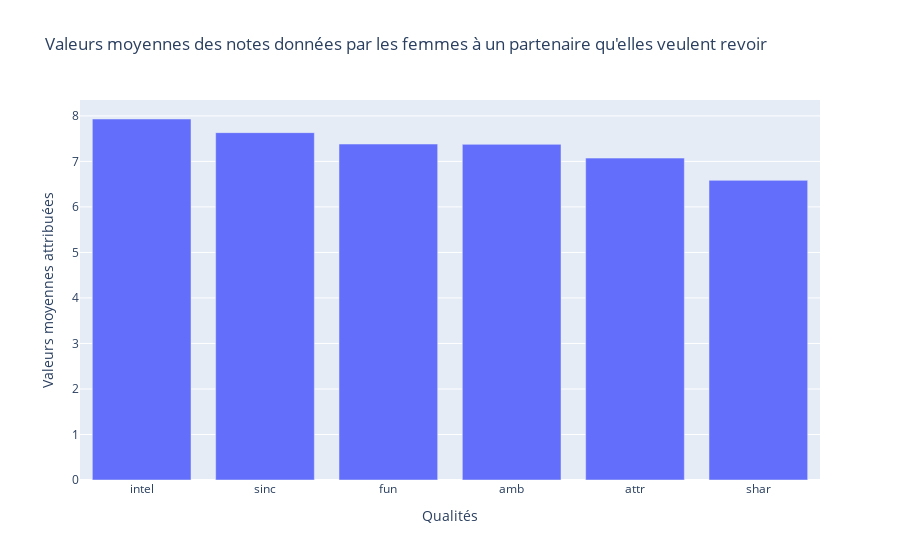

This figure's notebook cell:
### Code cell
#Graphique
fig = px.bar(
    moyennes_dec1,
    x='colonnes',
    y='valeurs_moyennes',
    title="Valeurs moyennes des notes données par les femmes à un partenaire qu'elles veulent revoir",
    labels={'colonnes': 'Qualités', 'valeurs_moyennes': 'Valeurs moyennes attribuées'}    
)
fig.show()

### Figure 1 — Plotly figure (JSON) as saved in the notebook; plotly's stock layout.template omitted (floating-point values rounded to 4 significant figures)
{"data": [{"hovertemplate": "Qualités=%{x}<br>Valeurs moyennes attribuées=%{y}<extra></extra>", "legendgroup": "", "marker": {"color": "#636efa", "pattern": {"shape": ""}}, "name": "", "orientation": "v", "showlegend": false, "textposition": "auto", "type": "bar", "x": ["intel", "sinc", "fun", "amb", "attr", "shar"], "xaxis": "x", "y": [7.932, 7.633, 7.382, 7.375, 7.073, 6.584], "yaxis": "y"}], "layout": {"barmode": "relative", "legend": {"tracegroupgap": 0}, "title": {"text": "Valeurs moyennes des notes données par les femmes à un partenaire qu'elles veulent revoir"}, "xaxis": {"anchor": "y", "domain": [0, 1], "title": {"text": "Qualités"}}, "yaxis": {"anchor": "x", "domain": [0, 1], "title": {"text": "Valeurs moyennes attribuées"}}}}
